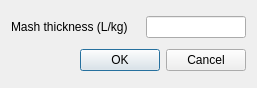
<?xml version="1.0" encoding="UTF-8"?>
<ui version="4.0">
 <class>mashWizard</class>
 <widget class="QDialog" name="mashWizard">
  <property name="geometry">
   <rect>
    <x>0</x>
    <y>0</y>
    <width>257</width>
    <height>88</height>
   </rect>
  </property>
  <property name="windowTitle">
   <string>Mash Wizard</string>
  </property>
  <layout class="QVBoxLayout" name="verticalLayout">
   <item>
    <layout class="QHBoxLayout" name="horizontalLayout">
     <item>
      <widget class="QLabel" name="label">
       <property name="sizePolicy">
        <sizepolicy hsizetype="MinimumExpanding" vsizetype="Preferred">
         <horstretch>0</horstretch>
         <verstretch>0</verstretch>
        </sizepolicy>
       </property>
       <property name="text">
        <string>Mash thickness (L/kg)</string>
       </property>
      </widget>
     </item>
     <item>
      <widget class="QLineEdit" name="lineEdit_mashThickness">
       <property name="sizePolicy">
        <sizepolicy hsizetype="Minimum" vsizetype="Fixed">
         <horstretch>100</horstretch>
         <verstretch>0</verstretch>
        </sizepolicy>
       </property>
       <property name="minimumSize">
        <size>
         <width>100</width>
         <height>0</height>
        </size>
       </property>
       <property name="maximumSize">
        <size>
         <width>100</width>
         <height>16777215</height>
        </size>
       </property>
      </widget>
     </item>
    </layout>
   </item>
   <item>
    <widget class="QDialogButtonBox" name="buttonBox">
     <property name="orientation">
      <enum>Qt::Horizontal</enum>
     </property>
     <property name="standardButtons">
      <set>QDialogButtonBox::Cancel|QDialogButtonBox::Ok</set>
     </property>
    </widget>
   </item>
  </layout>
 </widget>
 <resources/>
 <connections>
  <connection>
   <sender>buttonBox</sender>
   <signal>accepted()</signal>
   <receiver>mashWizard</receiver>
   <slot>accept()</slot>
   <hints>
    <hint type="sourcelabel">
     <x>248</x>
     <y>254</y>
    </hint>
    <hint type="destinationlabel">
     <x>157</x>
     <y>274</y>
    </hint>
   </hints>
  </connection>
  <connection>
   <sender>buttonBox</sender>
   <signal>rejected()</signal>
   <receiver>mashWizard</receiver>
   <slot>reject()</slot>
   <hints>
    <hint type="sourcelabel">
     <x>316</x>
     <y>260</y>
    </hint>
    <hint type="destinationlabel">
     <x>286</x>
     <y>274</y>
    </hint>
   </hints>
  </connection>
 </connections>
</ui>
